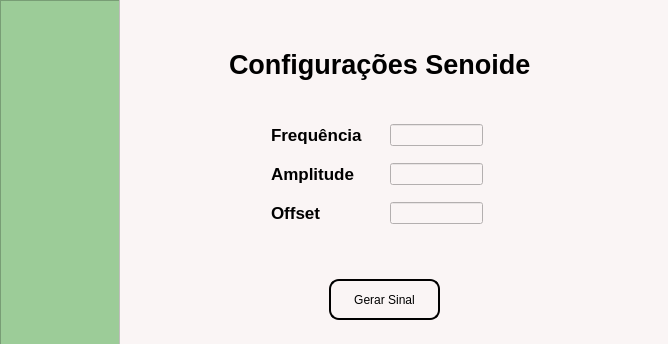
<?xml version="1.0" encoding="UTF-8"?>
<ui version="4.0">
 <class>PeriodicWindow</class>
 <widget class="QMainWindow" name="PeriodicWindow">
  <property name="geometry">
   <rect>
    <x>0</x>
    <y>0</y>
    <width>668</width>
    <height>344</height>
   </rect>
  </property>
  <property name="minimumSize">
   <size>
    <width>668</width>
    <height>344</height>
   </size>
  </property>
  <property name="maximumSize">
   <size>
    <width>668</width>
    <height>344</height>
   </size>
  </property>
  <property name="windowTitle">
   <string>MainWindow</string>
  </property>
  <widget class="QWidget" name="centralwidget">
   <widget class="QFrame" name="frame_green">
    <property name="geometry">
     <rect>
      <x>0</x>
      <y>0</y>
      <width>121</width>
      <height>351</height>
     </rect>
    </property>
    <property name="styleSheet">
     <string notr="true">background-color: rgb(156, 204, 152);</string>
    </property>
    <property name="frameShape">
     <enum>QFrame::StyledPanel</enum>
    </property>
    <property name="frameShadow">
     <enum>QFrame::Raised</enum>
    </property>
   </widget>
   <widget class="QFrame" name="frame_white">
    <property name="geometry">
     <rect>
      <x>119</x>
      <y>-1</y>
      <width>551</width>
      <height>351</height>
     </rect>
    </property>
    <property name="styleSheet">
     <string notr="true">background-color: rgb(250, 245, 245);</string>
    </property>
    <property name="frameShape">
     <enum>QFrame::StyledPanel</enum>
    </property>
    <property name="frameShadow">
     <enum>QFrame::Raised</enum>
    </property>
    <widget class="QLabel" name="label_periodica">
     <property name="geometry">
      <rect>
       <x>110</x>
       <y>50</y>
       <width>301</width>
       <height>31</height>
      </rect>
     </property>
     <property name="font">
      <font>
       <pointsize>20</pointsize>
       <weight>75</weight>
       <bold>true</bold>
      </font>
     </property>
     <property name="text">
      <string>Configurações Senoide</string>
     </property>
    </widget>
    <widget class="QWidget" name="formLayoutWidget">
     <property name="geometry">
      <rect>
       <x>140</x>
       <y>120</y>
       <width>286</width>
       <height>124</height>
      </rect>
     </property>
     <layout class="QFormLayout" name="formLayout">
      <property name="horizontalSpacing">
       <number>27</number>
      </property>
      <property name="verticalSpacing">
       <number>17</number>
      </property>
      <property name="leftMargin">
       <number>12</number>
      </property>
      <property name="topMargin">
       <number>5</number>
      </property>
      <property name="rightMargin">
       <number>62</number>
      </property>
      <property name="bottomMargin">
       <number>6</number>
      </property>
      <item row="0" column="0">
       <widget class="QLabel" name="label_frequency">
        <property name="font">
         <font>
          <pointsize>13</pointsize>
          <weight>75</weight>
          <bold>true</bold>
         </font>
        </property>
        <property name="text">
         <string>Frequência</string>
        </property>
       </widget>
      </item>
      <item row="0" column="1">
       <widget class="QLineEdit" name="lineEdit_freq">
        <property name="styleSheet">
         <string notr="true">QLineEdit{
border: 2px solid black;
border-radius: 20px;
background: white;
};</string>
        </property>
       </widget>
      </item>
      <item row="1" column="0">
       <widget class="QLabel" name="label_amplitude">
        <property name="font">
         <font>
          <pointsize>13</pointsize>
          <weight>75</weight>
          <bold>true</bold>
         </font>
        </property>
        <property name="text">
         <string>Amplitude</string>
        </property>
       </widget>
      </item>
      <item row="2" column="0">
       <widget class="QLabel" name="label_offset">
        <property name="font">
         <font>
          <pointsize>13</pointsize>
          <weight>75</weight>
          <bold>true</bold>
         </font>
        </property>
        <property name="text">
         <string>Offset</string>
        </property>
       </widget>
      </item>
      <item row="1" column="1">
       <widget class="QLineEdit" name="lineEdit_ampl">
        <property name="styleSheet">
         <string notr="true">QLineEdit{
border: 2px solid black;
border-radius: 20px;
background: white;
};</string>
        </property>
       </widget>
      </item>
      <item row="2" column="1">
       <widget class="QLineEdit" name="lineEdit_offs">
        <property name="styleSheet">
         <string notr="true">QLineEdit{
border: 2px solid black;
border-radius: 20px;
background: white;
};</string>
        </property>
       </widget>
      </item>
     </layout>
    </widget>
    <widget class="QPushButton" name="periodic_button">
     <property name="geometry">
      <rect>
       <x>210</x>
       <y>280</y>
       <width>111</width>
       <height>41</height>
      </rect>
     </property>
     <property name="styleSheet">
      <string notr="true">QPushButton{
border: 2px solid black;
border-radius:10px;
}
QPushButton#periodica_bt:pressed {
    background-color: gray;
	color:white;
}</string>
     </property>
     <property name="text">
      <string>Gerar Sinal</string>
     </property>
    </widget>
   </widget>
  </widget>
 </widget>
 <resources/>
 <connections/>
</ui>
